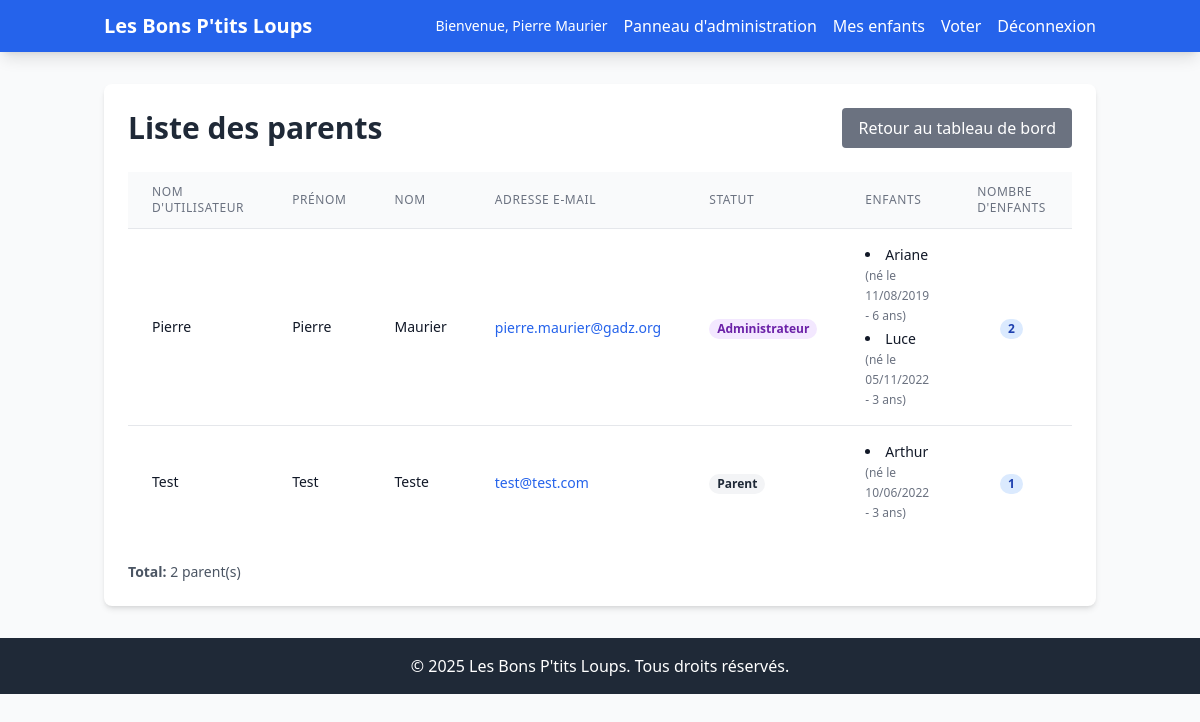
Page /admin-panel/parents/ (signed in) on the earlier database version.
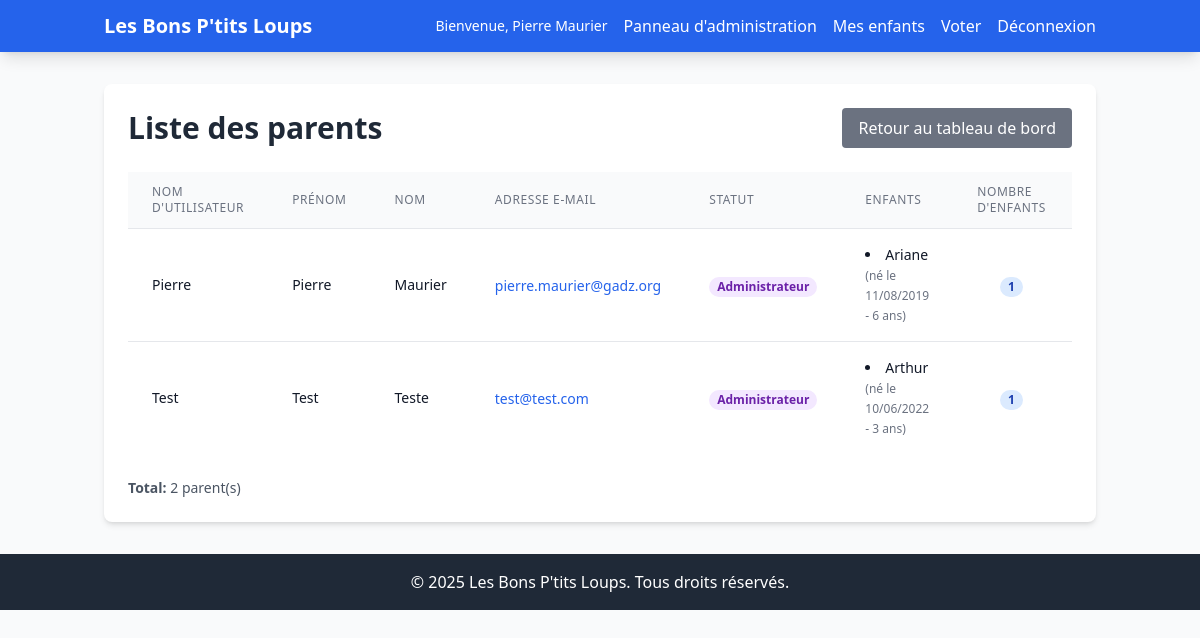
Same page on the later database version.
### accounts/models.py (models this page shows, shortened)
class CustomUser(AbstractUser):
    is_parent = models.BooleanField(default=False, verbose_name=_('Parent'))
    is_admin = models.BooleanField(default=False, verbose_name=_('Administrateur'))
    class Meta:
        verbose_name = _('Utilisateur')
        verbose_name_plural = _('Utilisateurs')

### children/models.py (models this page shows, shortened)
class Child(models.Model):
    name = models.CharField(max_length=100, verbose_name=_('Nom'))
    birth_date = models.DateField(verbose_name=_('Date de naissance'))
    parent = models.ForeignKey(settings.AUTH_USER_MODEL, on_delete=models.CASCADE, related_name='children', verbose_name=_('Parent'))
    class Meta:
        verbose_name = _('Enfant')
        verbose_name_plural = _('Enfants')
        ordering = ['name']
    def age(self):
        today = date.today()
        return today.year - self.birth_date.year - ((today.month, today.day) < (self.birth_date.month, self.birth_date.day))

### admin_panel/views.py (the view)
# urls.py: path('parents/', views.parents_list, name='parents_list'),
@login_required
@user_passes_test(is_admin)
def parents_list(request):
    parents = CustomUser.objects.prefetch_related(
        Prefetch('children', queryset=Child.objects.order_by('name'))
    ).order_by('last_name', 'first_name')
    context = {
        'parents': parents,
    }
    return render(request, 'admin_panel/parents_list.html', context)

### admin_panel/views.py (called while the page is built)
def is_admin(user):
    return user.is_authenticated and user.is_admin

### admin_panel/templates/admin_panel/parents_list.html (shortened to what this page needs)
{% extends 'base.html' %}
{% load i18n %}
{% block content %}
<div class="bg-white rounded-lg shadow-md p-6">
    <div class="flex justify-between items-center mb-6">
        <h1 class="text-3xl font-bold text-gray-800">{% trans "Liste des parents" %}</h1>
        <a href="{% url 'admin_panel:dashboard' %}" class="bg-gray-500 text-white px-4 py-2 rounded hover:bg-gray-600 transition duration-200">
            {% trans "Retour au tableau de bord" %}
        </a>
    </div>
    {% if parents %}
        <div class="overflow-x-auto">
            <table class="min-w-full divide-y divide-gray-200">
                <thead class="bg-gray-50">
                    <tr>
                        <th class="px-6 py-3 text-left text-xs font-medium text-gray-500 uppercase tracking-wider">{% trans "Nom d'utilisateur" %}</th>
                        <th class="px-6 py-3 text-left text-xs font-medium text-gray-500 uppercase tracking-wider">{% trans "Prénom" %}</th>
                        <th class="px-6 py-3 text-left text-xs font-medium text-gray-500 uppercase tracking-wider">{% trans "Nom" %}</th>
                        <th class="px-6 py-3 text-left text-xs font-medium text-gray-500 uppercase tracking-wider">{% trans "Adresse e-mail" %}</th>
                        <th class="px-6 py-3 text-left text-xs font-medium text-gray-500 uppercase tracking-wider">{% trans "Statut" %}</th>
                        <th class="px-6 py-3 text-left text-xs font-medium text-gray-500 uppercase tracking-wider">{% trans "Enfants" %}</th>
                        <th class="px-6 py-3 text-left text-xs font-medium text-gray-500 uppercase tracking-wider">{% trans "Nombre d'enfants" %}</th>
                        <th class="px-6 py-3 text-left text-xs font-medium text-gray-500 uppercase tracking-wider">{% trans "Actions" %}</th>
                    </tr>
                </thead>
                <tbody class="bg-white divide-y divide-gray-200">
                    {% for parent in parents %}
                        <tr class="hover:bg-gray-50">
                            <td class="px-6 py-4 whitespace-nowrap">
                                <div class="text-sm font-medium text-gray-900">{{ parent.username }}</div>
                            </td>
                            <td class="px-6 py-4 whitespace-nowrap">
                                <div class="text-sm text-gray-900">{{ parent.first_name }}</div>
                            </td>
                            <td class="px-6 py-4 whitespace-nowrap">
                                <div class="text-sm font-medium text-gray-900">{{ parent.last_name }}</div>
                            </td>
                            <td class="px-6 py-4 whitespace-nowrap">
                                <a href="mailto:{{ parent.email }}" class="text-sm text-blue-600 hover:text-blue-800 hover:underline">{{ parent.email }}</a>
                            </td>
                            <td class="px-6 py-4 whitespace-nowrap">
                                {% if parent.is_admin %}
                                    <span class="px-2 inline-flex text-xs leading-5 font-semibold rounded-full bg-purple-100 text-purple-800">{% trans "Administrateur" %}</span>
                                {% else %}
                                    <span class="px-2 inline-flex text-xs leading-5 font-semibold rounded-full bg-gray-100 text-gray-800">{% trans "Parent" %}</span>
                                {% endif %}
                            </td>
                            <td class="px-6 py-4">
                                <div class="text-sm text-gray-900">
                                    {% if parent.children.all %}
                                        <ul class="list-disc list-inside space-y-1">
                                            {% for child in parent.children.all %}
                                                <li>
                                                    {{ child.name }}
                                                    <span class="text-gray-500 text-xs">
                                                        ({% trans "né le" %} {{ child.birth_date|date:"d/m/Y" }} - {{ child.age }} {% trans "ans" %})
                                                    </span>
                                                </li>
                                            {% endfor %}
                                        </ul>
                                    {% else %}
                                        <span class="text-gray-400 italic">{% trans "Aucun enfant enregistré" %}</span>
                                    {% endif %}
                                </div>
                            </td>
                            <td class="px-6 py-4 whitespace-nowrap text-center">
                                <span class="px-2 inline-flex text-xs leading-5 font-semibold rounded-full bg-blue-100 text-blue-800">
                                    {{ parent.children.count }}
                                </span>
                            </td>
                            <td class="px-6 py-4 whitespace-nowrap text-sm font-medium">
                            </td>
                        </tr>
                    {% endfor %}
                </tbody>
            </table>
        </div>
        <div class="mt-6 text-sm text-gray-600">
            <p><strong>{% trans "Total" %}:</strong> {{ parents.count }} {% trans "parent(s)" %}</p>
        </div>
    {% else %}
        <div class="text-center py-12">
            <p class="text-gray-600 text-lg">{% trans "Aucun parent n'est encore enregistré." %}</p>
        </div>
    {% endif %}
</div>
{% endblock %}

### templates/base.html (shortened to what this page needs)
{% load i18n %}
<!DOCTYPE html>
<html lang="fr">
<head>
    <script src="https://cdn.tailwindcss.com"></script>
</head>
<body class="bg-gray-50 min-h-screen">
    <nav class="bg-blue-600 text-white shadow-lg">
        <div class="container mx-auto px-4 py-3">
            <div class="flex justify-between items-center">
                <a href="{% url 'home' %}" class="text-xl font-bold">{% trans "Les Bons P'tits Loups" %}</a>
                <div class="flex items-center space-x-4">
                    {% if user.is_authenticated %}
                        <span class="text-sm">{% blocktrans with first=user.first_name last=user.last_name %}Bienvenue, {{ first }} {{ last }}{% endblocktrans %}</span>
                        {% if user.is_admin %}
                            <a href="{% url 'admin_panel:dashboard' %}" class="hover:text-blue-200">{% trans "Panneau d'administration" %}</a>
                        {% endif %}
                        {% if user.is_parent or user.is_admin %}
                            <a href="{% url 'children:dashboard' %}" class="hover:text-blue-200">{% trans "Mes enfants" %}</a>
                            <a href="{% url 'voting:list' %}" class="hover:text-blue-200">{% trans "Voter" %}</a>
                        {% endif %}
                        <a href="{% url 'accounts:logout' %}" class="hover:text-blue-200">{% trans "Déconnexion" %}</a>
                    {% else %}
                        <a href="{% url 'accounts:login' %}" class="hover:text-blue-200">{% trans "Connexion" %}</a>
                        <a href="{% url 'accounts:register' %}" class="hover:text-blue-200">{% trans "Inscription" %}</a>
                    {% endif %}
                </div>
            </div>
        </div>
    </nav>
    <main class="container mx-auto px-4 py-8">
        {% block content %}
        {% endblock %}
    </main>
    <footer class="bg-gray-800 text-white mt-auto py-4">
        <div class="container mx-auto px-4 text-center">
            <p>&copy; 2025 {% trans "Les Bons P'tits Loups" %}. {% trans "Tous droits réservés." %}</p>
        </div>
    </footer>
</body>
</html>

Differences in the rows shown:
removed Child: name "Luce", birth_date "05/11/2022", age "3", shown under CustomUser "Pierre"
changed CustomUser "Pierre": children.count "2" → "1"
changed CustomUser "Test": is_admin False → True (drawn); trans "Parent" → "Administrateur"
